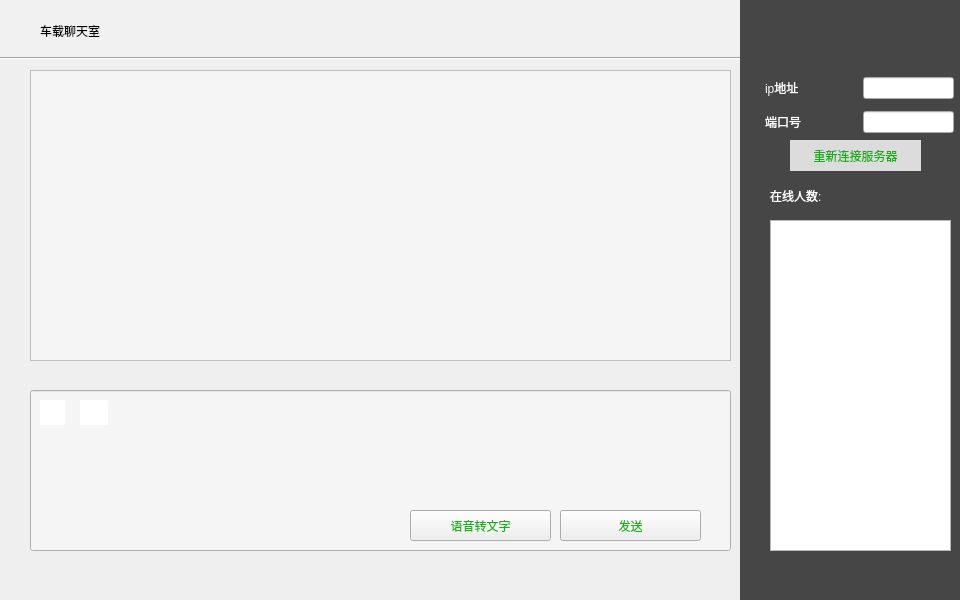
<?xml version="1.0" encoding="UTF-8"?>
<ui version="4.0">
 <class>ChatWindow</class>
 <widget class="QMainWindow" name="ChatWindow">
  <property name="geometry">
   <rect>
    <x>0</x>
    <y>0</y>
    <width>960</width>
    <height>600</height>
   </rect>
  </property>
  <property name="minimumSize">
   <size>
    <width>811</width>
    <height>0</height>
   </size>
  </property>
  <property name="windowTitle">
   <string>MainWindow</string>
  </property>
  <widget class="QWidget" name="centralwidget">
   <widget class="QListWidget" name="listWidget">
    <property name="geometry">
     <rect>
      <x>770</x>
      <y>220</y>
      <width>181</width>
      <height>331</height>
     </rect>
    </property>
   </widget>
   <widget class="QPushButton" name="pushButton_2">
    <property name="geometry">
     <rect>
      <x>560</x>
      <y>510</y>
      <width>141</width>
      <height>31</height>
     </rect>
    </property>
    <property name="styleSheet">
     <string notr="true">color:rgb(26, 173, 25);
font: 12pt &quot;黑体&quot; ;
font-weight:20px;</string>
    </property>
    <property name="text">
     <string>发送</string>
    </property>
   </widget>
   <widget class="QLineEdit" name="lineEdit">
    <property name="geometry">
     <rect>
      <x>863</x>
      <y>77</y>
      <width>91</width>
      <height>22</height>
     </rect>
    </property>
   </widget>
   <widget class="QPushButton" name="pushButton">
    <property name="geometry">
     <rect>
      <x>790</x>
      <y>140</y>
      <width>131</width>
      <height>31</height>
     </rect>
    </property>
    <property name="styleSheet">
     <string notr="true">color:rgb(26, 173, 25);
font: 12pt &quot;黑体&quot; ;
font-weight:20px;
border-radius:20px;
background-color:rgb(220,220,220);</string>
    </property>
    <property name="text">
     <string>重新连接服务器</string>
    </property>
   </widget>
   <widget class="QWidget" name="widget" native="true">
    <property name="geometry">
     <rect>
      <x>0</x>
      <y>0</y>
      <width>961</width>
      <height>61</height>
     </rect>
    </property>
    <property name="styleSheet">
     <string notr="true">background-color:rgb(241,241,241)</string>
    </property>
    <widget class="QLabel" name="label_5">
     <property name="geometry">
      <rect>
       <x>40</x>
       <y>0</y>
       <width>211</width>
       <height>61</height>
      </rect>
     </property>
     <property name="styleSheet">
      <string notr="true">color:black;
font: 20pt &quot;黑体&quot;;
font-weight:3px</string>
     </property>
     <property name="text">
      <string>车载聊天室</string>
     </property>
    </widget>
    <widget class="Line" name="line_2">
     <property name="geometry">
      <rect>
       <x>0</x>
       <y>50</y>
       <width>961</width>
       <height>16</height>
      </rect>
     </property>
     <property name="styleSheet">
      <string notr="true">size:20px</string>
     </property>
     <property name="orientation">
      <enum>Qt::Orientation::Horizontal</enum>
     </property>
    </widget>
   </widget>
   <widget class="QLabel" name="label">
    <property name="geometry">
     <rect>
      <x>765</x>
      <y>77</y>
      <width>63</width>
      <height>21</height>
     </rect>
    </property>
    <property name="styleSheet">
     <string notr="true">color:white;
font: 16pt &quot;黑体&quot;;
font-weight:3px;
background-color:transparent;</string>
    </property>
    <property name="text">
     <string>ip地址</string>
    </property>
   </widget>
   <widget class="QLineEdit" name="lineEdit_2">
    <property name="geometry">
     <rect>
      <x>863</x>
      <y>111</y>
      <width>91</width>
      <height>22</height>
     </rect>
    </property>
   </widget>
   <widget class="QLineEdit" name="lineEdit_3">
    <property name="geometry">
     <rect>
      <x>30</x>
      <y>390</y>
      <width>701</width>
      <height>161</height>
     </rect>
    </property>
    <property name="styleSheet">
     <string notr="true">background-color:rgb(245,245,245);
font: 12pt &quot;微软雅黑&quot;;</string>
    </property>
   </widget>
   <widget class="QPushButton" name="pushButton_4">
    <property name="geometry">
     <rect>
      <x>40</x>
      <y>400</y>
      <width>25</width>
      <height>25</height>
     </rect>
    </property>
    <property name="styleSheet">
     <string notr="true">background-color:white;
border-radius:2px;
cusor:pointer;</string>
    </property>
    <property name="text">
     <string/>
    </property>
    <property name="icon">
     <iconset>
      <normaloff>C:/Users/wangxi/Desktop/biaoq.png</normaloff>C:/Users/wangxi/Desktop/biaoq.png</iconset>
    </property>
    <property name="iconSize">
     <size>
      <width>30</width>
      <height>30</height>
     </size>
    </property>
   </widget>
   <widget class="QLabel" name="label_3">
    <property name="geometry">
     <rect>
      <x>770</x>
      <y>180</y>
      <width>291</width>
      <height>31</height>
     </rect>
    </property>
    <property name="styleSheet">
     <string notr="true">color:white;
font: 16pt &quot;黑体&quot;;
font-weight:3px;
background-color:transparent;</string>
    </property>
    <property name="text">
     <string>在线人数: </string>
    </property>
   </widget>
   <widget class="QPushButton" name="pushButton_5">
    <property name="geometry">
     <rect>
      <x>80</x>
      <y>400</y>
      <width>28</width>
      <height>25</height>
     </rect>
    </property>
    <property name="styleSheet">
     <string notr="true">background-color:white;
border-radius:2px;
cusor:pointer;</string>
    </property>
    <property name="text">
     <string/>
    </property>
    <property name="icon">
     <iconset>
      <normaloff>C:/Users/wangxi/Desktop/his.png</normaloff>C:/Users/wangxi/Desktop/his.png</iconset>
    </property>
    <property name="iconSize">
     <size>
      <width>30</width>
      <height>30</height>
     </size>
    </property>
   </widget>
   <widget class="QPushButton" name="pushButton_3">
    <property name="geometry">
     <rect>
      <x>410</x>
      <y>510</y>
      <width>141</width>
      <height>31</height>
     </rect>
    </property>
    <property name="styleSheet">
     <string notr="true">color:rgb(26, 173, 25);
font: 12pt &quot;黑体&quot; ;
font-weight:20px;</string>
    </property>
    <property name="text">
     <string>语音转文字</string>
    </property>
   </widget>
   <widget class="QWidget" name="widget_2" native="true">
    <property name="geometry">
     <rect>
      <x>740</x>
      <y>0</y>
      <width>221</width>
      <height>611</height>
     </rect>
    </property>
    <property name="styleSheet">
     <string notr="true">background-color:rgb(70,70,70)</string>
    </property>
   </widget>
   <widget class="QLabel" name="label_2">
    <property name="geometry">
     <rect>
      <x>765</x>
      <y>111</y>
      <width>63</width>
      <height>21</height>
     </rect>
    </property>
    <property name="styleSheet">
     <string notr="true">color:white;
font: 16pt &quot;黑体&quot;;
font-weight:3px;
background-color:transparent;</string>
    </property>
    <property name="text">
     <string>端口号</string>
    </property>
   </widget>
   <widget class="QTextEdit" name="textEdit">
    <property name="geometry">
     <rect>
      <x>30</x>
      <y>70</y>
      <width>701</width>
      <height>291</height>
     </rect>
    </property>
    <property name="styleSheet">
     <string notr="true">background-color:rgb(245,245,245);

font: 12pt &quot;黑体&quot;;</string>
    </property>
   </widget>
   <zorder>lineEdit_3</zorder>
   <zorder>widget</zorder>
   <zorder>widget_2</zorder>
   <zorder>listWidget</zorder>
   <zorder>pushButton_2</zorder>
   <zorder>lineEdit</zorder>
   <zorder>pushButton</zorder>
   <zorder>label</zorder>
   <zorder>lineEdit_2</zorder>
   <zorder>pushButton_4</zorder>
   <zorder>label_3</zorder>
   <zorder>pushButton_5</zorder>
   <zorder>pushButton_3</zorder>
   <zorder>label_2</zorder>
   <zorder>textEdit</zorder>
  </widget>
 </widget>
 <resources/>
 <connections/>
</ui>
